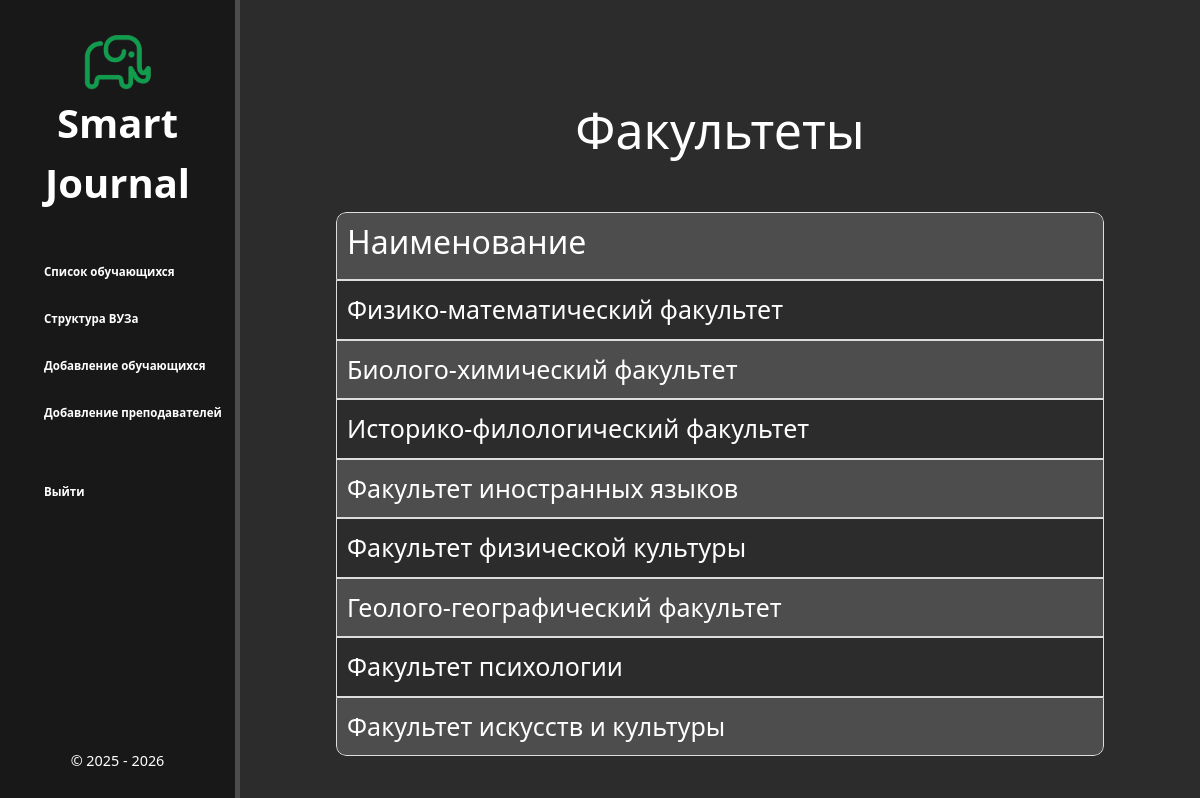
The page /faculties on the database its author committed.
### database/models.py (models this page shows, shortened)
class Faculties(models.Model):
    name = models.CharField('Факультет', max_length=100)
    class Meta:
        verbose_name = 'Факультет'
        verbose_name_plural = 'Факультеты'

### database/views.py (the view)
# urls.py: path('faculties', views.faculties_list, name='faculties-list'),
def faculties_list(request):
    faculties = Faculties.objects.all()
    return render(request, 'database/faculties.html', {'faculties': faculties})

### database/templates/database/faculties.html
{% extends 'database/layout.html' %}
{% block content %}
    <div class="features">
        <h1>Факультеты</h1>
        <br>
        {% if faculties %}
        <table class="styled-table">
            <thead>
                <tr>
                    <th><h2 style="text-align: left;">Наименование</h2></th>
                </tr>
            </thead>
            <tbody>
                {% for el in faculties %}
                    <tr>
                        <td><a href="{% url 'faculties-detail' el.id %}" style="font-size: 25px;" >{{ el.name }}</a></td>
                    </tr>
                {% endfor %}
            </tbody>
        </table>
        {% else %}
            <p>У вас нет записей.</p>
        {% endif %}
    </div>
{% endblock %}

### database/static/database/css/main.css (style rules this page uses)
body { background: #2c2c2c; }
a { text-decoration: none; color: #fff; display: inline-block; transition: transform .6s ease; }
.features { display: flex; flex-direction: column; align-items: center; float: left; color: #fff; margin-top: 100px; text-align: center; width: 80%; margin-left: 20%; flex-wrap: wrap; }
main .features h1 { font-size: 50px; }
h2 { text-align: center; }
.styled-table { table-layout: fixed; width: 70%; border-collapse: separate; border-spacing: 0; border-radius: 10px; margin: 20px auto; overflow: hidden; }
.styled-table tr:first-child th:first-child { border-top-left-radius: 10px; }
.styled-table tr:first-child th:last-child { border-top-right-radius: 10px; }
.styled-table tr:last-child td:first-child { border-bottom-left-radius: 10px; }
.styled-table tr:last-child td:last-child { border-bottom-right-radius: 10px; }
.styled-table th, .styled-table td { padding: 10px; text-align: left; border: 1px solid #ddd; }
.styled-table th { background-color: #4d4d4d; }
.styled-table tbody tr:nth-of-type(even) { background-color: #4d4d4d; }
@media (max-width: 1450px) { .styled-table { width: 80%; border-collapse: collapse; } }
@media (max-width: 1450px) { .styled-table { table-layout: fixed; border-collapse: separate; border-spacing: 0; border-radius: 10px; margin: 20px auto; overflow: hidden; } }
@media (max-width: 1450px) { .styled-table tr:first-child th:first-child { border-top-left-radius: 10px; } }
@media (max-width: 1450px) { .styled-table tr:first-child th:last-child { border-top-right-radius: 10px; } }
@media (max-width: 1450px) { .styled-table tr:last-child td:first-child { border-bottom-left-radius: 10px; } }
@media (max-width: 1450px) { .styled-table tr:last-child td:last-child { border-bottom-right-radius: 10px; } }
@media (max-width: 1200px) { .styled-table { table-layout: fixed; border-collapse: separate; border-spacing: 0; border-radius: 10px; margin: 20px auto; overflow: hidden; } }
@media (max-width: 1200px) { .styled-table tr:first-child th:first-child { border-top-left-radius: 10px; } }
@media (max-width: 1200px) { .styled-table tr:first-child th:last-child { border-top-right-radius: 10px; } }
@media (max-width: 1200px) { .styled-table tr:last-child td:first-child { border-bottom-left-radius: 10px; } }
@media (max-width: 1200px) { .styled-table tr:last-child td:last-child { border-bottom-right-radius: 10px; } }

### rows shown on the page
Faculties: name "Физико-математический факультет"
Faculties: name "Биолого-химический факультет"
Faculties: name "Историко-филологический факультет"
Faculties: name "Факультет иностранных языков"
Faculties: name "Факультет физической культуры"
Faculties: name "Геолого-географический факультет"
Faculties: name "Факультет психологии"
Faculties: name "Факультет искусств и культуры"
